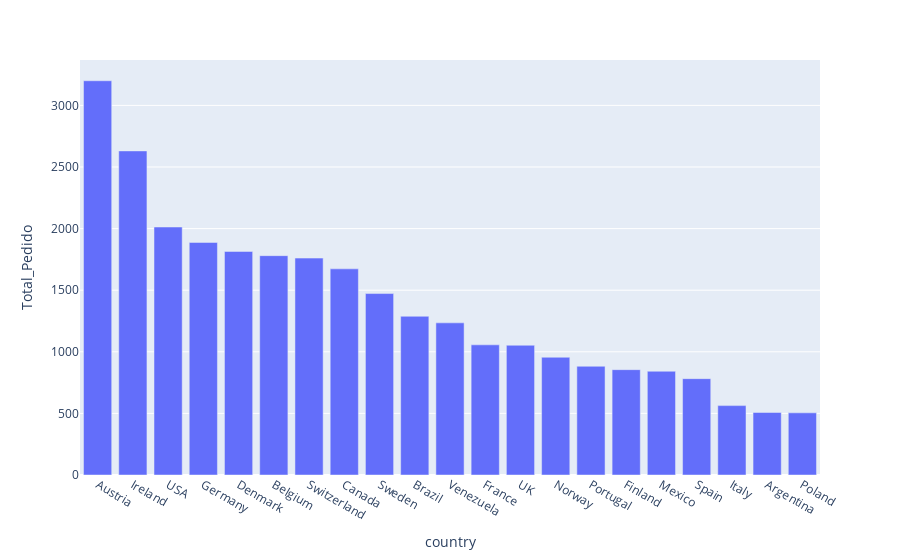

The notebook cell saved with this chart:
### Code cell
#Hagasmos una visualización para ver en qué países se gastan más dinero de media por pedido
fig = px.bar(total_pais, x = 'country', y = 'Total_Pedido')

fig.show()

### Figure 1 — Plotly figure (JSON) as saved in the notebook; plotly's stock layout.template omitted (floating-point values rounded to 4 significant figures)
{"data": [{"alignmentgroup": "True", "hovertemplate": "country=%{x}<br>Total_Pedido=%{y}<extra></extra>", "legendgroup": "", "marker": {"color": "#636efa", "pattern": {"shape": ""}}, "name": "", "offsetgroup": "", "orientation": "v", "showlegend": false, "textposition": "auto", "type": "bar", "x": ["Austria", "Ireland", "USA", "Germany", "Denmark", "Belgium", "Switzerland", "Canada", "Sweden", "Brazil", "Venezuela", "France", "UK", "Norway", "Portugal", "Finland", "Mexico", "Spain", "Italy", "Argentina", "Poland"], "xaxis": "x", "y": [3200.0, 2631.0, 2013.0, 1888.0, 1815.0, 1780.0, 1761.0, 1673.0, 1473.0, 1288.0, 1235.0, 1057.0, 1053.0, 955.9, 882.5, 855.0, 842.2, 781.9, 563.2, 507.4, 504.6], "yaxis": "y"}], "layout": {"barmode": "relative", "legend": {"tracegroupgap": 0}, "margin": {"t": 60}, "xaxis": {"anchor": "y", "domain": [0, 1], "title": {"text": "country"}}, "yaxis": {"anchor": "x", "domain": [0, 1], "title": {"text": "Total_Pedido"}}}}
